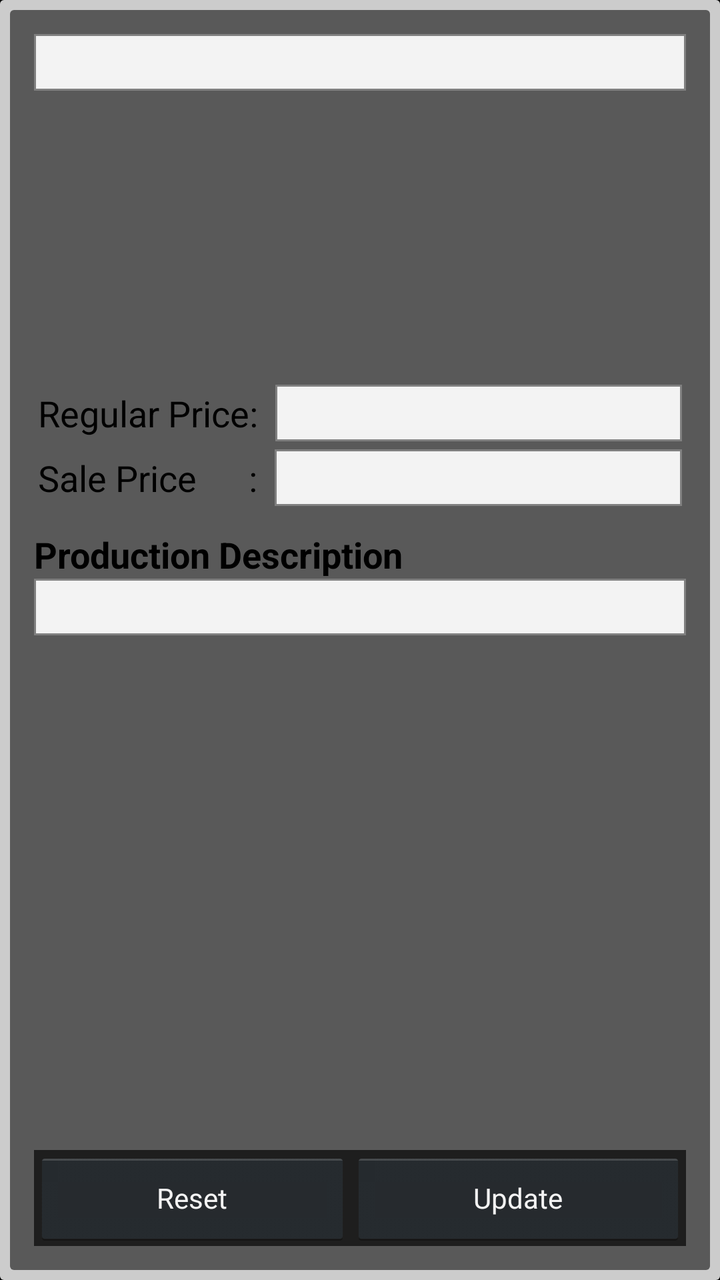
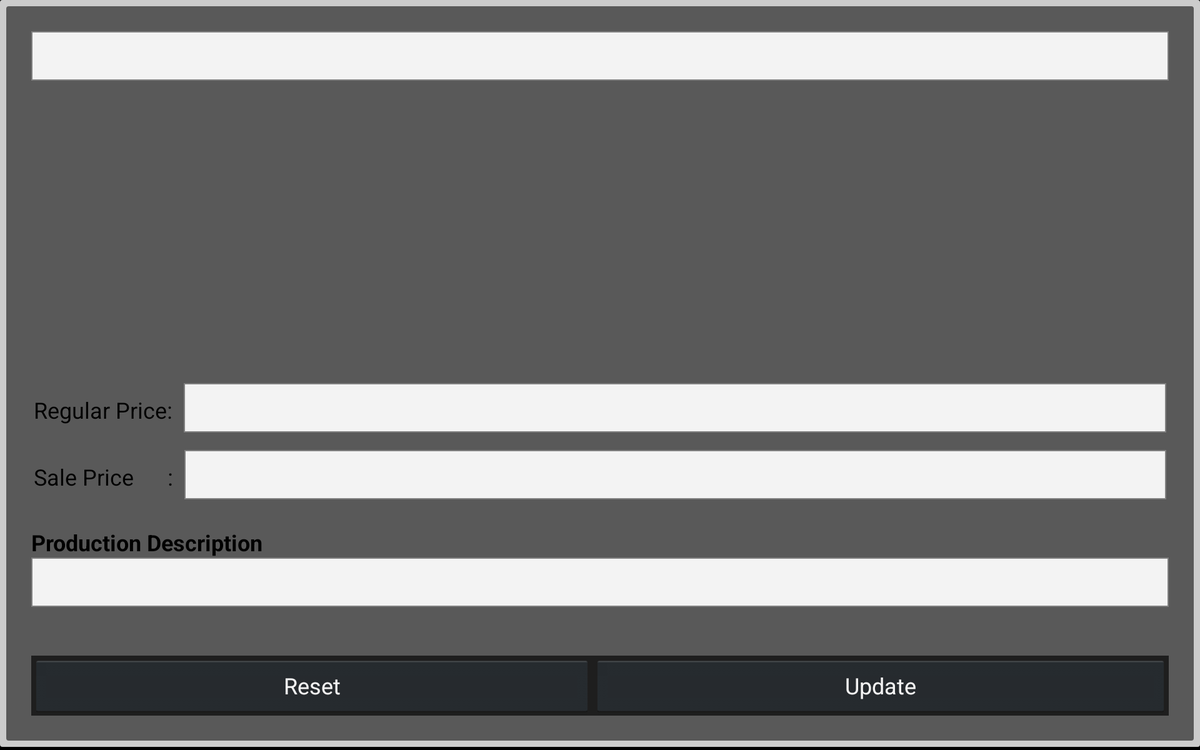

First picture: res/layout/ on a phone held upright. Second picture: the repository's own variant of that layout, on a device whose configuration matches the variant's folder. Source for both follows.
<!-- AndroidManifest.xml: application theme Theme.MyTheme -->
<!-- res/layout/product_update.xml -->
<?xml version="1.0" encoding="utf-8"?>
	<LinearLayout xmlns:android="http://schemas.android.com/apk/res/android"
	    android:layout_width="match_parent"
	    android:layout_height="match_parent"	      
	    android:orientation="vertical" 
	    android:paddingTop="5dp"
	    android:paddingBottom="5dp"
	    android:paddingLeft="5dp"
	    android:paddingRight="5dp"	   
	    android:background="@drawable/product_update_border"
	    >
	<LinearLayout 
	    android:layout_width="match_parent"
	    android:layout_height="match_parent"
	    android:orientation="vertical"
	    android:padding="5dp"	    
	    android:background="@drawable/product_update_border2"
	    >
	<LinearLayout 
	    android:layout_width="match_parent"
	    android:layout_height="match_parent"
	   	android:padding="7dp"
	    android:orientation="vertical"    
	    android:background="@drawable/product_update_border3"
	    >	    
	    
	  
	    <EditText
	        android:id="@+id/detail_product_name"
	        android:layout_width="match_parent"
	        android:layout_height="wrap_content"
	        android:paddingBottom="15dp"
	        android:maxLines="3"
	        android:padding="2dp"
	        android:textColor="@color/Blue" 
	        android:background="@drawable/input_border"
	        android:textAppearance="?android:attr/textAppearanceMedium" />
	    
 	    
	    <View
	        android:layout_width="fill_parent"
	        android:layout_height="10dp">
	    </View> 

	    <ImageView
	        android:id="@+id/detail_product_image"
	        android:layout_width="wrap_content"
	        android:layout_height="120dp"	 
	        android:layout_gravity="center"
	        android:scaleType="fitCenter"
	        android:adjustViewBounds="true"	        
	        />	    
	    
	    <View
	        android:layout_width="fill_parent"
	        android:layout_height="15dp">
	    </View>    
	    
		<LinearLayout 
		    android:layout_width="match_parent"
		    android:layout_height="wrap_content"
		    android:orientation="horizontal"
		    android:padding="2dp" 
		    >	
	    	<TextView
	    	    android:id="@+id/product_detail_regular_price_label"
	    	    android:layout_width="wrap_content"
	    	    android:layout_height="wrap_content"
	    	    android:gravity="center"
	    	    style="@style/label2" 
	    	    android:text="Regular Price:  "
	    	    />	        

	        <EditText
	            android:id="@+id/detail_product_regular_price"
	            style="@style/regularPriceStyle2"
	            android:layout_width="match_parent"
	            android:layout_height="wrap_content"
	            android:gravity="center"
	            android:background="@drawable/input_border"
	            android:inputType="numberDecimal"
	           	android:padding="2dp"
	            android:textColor="@color/Blue" />
		             
	    </LinearLayout>
	    
	    
		<LinearLayout 
		    android:layout_width="match_parent"
		    android:layout_height="wrap_content"
		    android:orientation="horizontal"
		    android:padding="2dp" 
		    >	
	    	<TextView
	    	    android:id="@+id/detail_product_sale_price_label"
	    	    android:layout_width="wrap_content"
	    	    android:layout_height="wrap_content"	  
	    	    android:gravity="left"
	    	    style="@style/label2" 
	    	    android:text="Sale Price      :  "
	    	    />	        

	        <EditText
	            android:id="@+id/product_detail_sale_price"
	            style="@style/salePriceStyle2"
	            android:layout_width="match_parent"
	            android:layout_height="wrap_content"
	            android:gravity="center"
	            android:background="@drawable/input_border"
	            android:inputType="numberDecimal"
          	    android:padding="2dp"
	            android:textColor="@color/Blue" />
		             
	    </LinearLayout>

	    <View
	        android:layout_width="fill_parent"
	        android:layout_height="10dp">
	    </View> 

	
	    <TextView
	        android:id="@+id/description_label"
	        android:layout_width="wrap_content"
	        android:layout_height="wrap_content"
	        android:text="@string/production_description"
	        style="@style/descriptionLabelStyle" 
	        android:textAppearance="?android:attr/textAppearanceMedium"
	        />
	
	    <EditText
	        android:id="@+id/detail_product_description"
	        android:layout_width="match_parent"
	        android:layout_height="wrap_content"
	        style="@style/descriptionStyle"
	        android:paddingBottom="20dp"
	        android:maxLines="6"
	       	android:padding="2dp"
	        android:background="@drawable/input_border"
	        />
	    
 <View style="@style/Divider"/>
	    
    
 <TextView 
       android:layout_width="fill_parent" 
       android:layout_height="wrap_content"
       android:layout_weight="1">
 </TextView>
	     
		 
		<LinearLayout 
		    android:layout_width="match_parent"
		    android:layout_height="wrap_content"
		    android:orientation="horizontal"
		    android:weightSum="2"
		    android:background="@color/ActionBarBackGroundColor"
		    >
	
	        <Button
	            android:id="@+id/btn_detail_product_cancel"
	            android:layout_width="wrap_content"
	            android:layout_height="wrap_content"
	            android:text="Reset"
	            style="?android:attr/buttonStyleSmall"
	            android:layout_weight="1" 
	
	            />
	
	        <Button
	            android:id="@+id/btn_detail_product_update"
	            android:layout_width="wrap_content"
	            android:layout_height="wrap_content"
	            android:text="@string/update"
	            style="?android:attr/buttonStyleSmall"
	            android:layout_weight="1" 	            
	            />	                            
	    </LinearLayout>		    
  	
	</LinearLayout>	
	</LinearLayout>
</LinearLayout>
<!-- resources referenced by this layout -->
<resources>
  <color name="ActionBarBackGroundColor">@color/Gray2</color>
  <color name="Blue">#0000FF</color>
  <!-- drawable input_border (drawable-hdpi) -->
  <shape xmlns:android="http://schemas.android.com/apk/res/android" 
      android:shape="rectangle">
     	<solid android:color="@color/background_holo_light" />
  	
  
  	<stroke android:width="1dip" android:color="@color/Gray"/>
  		<padding 
  	    android:left="5dp" 
  	    android:right="5dp" 
  	    android:top="5dp" 
  	    android:bottom="5dp"/>
  </shape>
  
  
  <!-- drawable product_update_border (drawable-hdpi) -->
  <?xml version="1.0" encoding="UTF-8"?>
  <shape xmlns:android="http://schemas.android.com/apk/res/android" 
      android:shape="rectangle">
  	<corners android:radius="2dp"/>
  	<padding 
  	    android:left="5dp" 
  	    android:right="5dp" 
  	    android:top="5dp" 
  	    android:bottom="5dp"/>
  	<solid android:color="#CCCCCC"/>
  </shape>
  
  
  
  <!-- drawable product_update_border2 (drawable-hdpi) -->
  <?xml version="1.0" encoding="UTF-8"?>
  <shape xmlns:android="http://schemas.android.com/apk/res/android" 
      android:shape="rectangle">
  	<corners android:radius="2dp"/>
  	<padding 
  	    android:left="5dp" 
  	    android:right="5dp" 
  	    android:top="5dp" 
  	    android:bottom="5dp"/>
  	<solid android:color="@color/Gray5"/>
  </shape>
  
  
  
  <string name="production_description">Production Description</string>
  <string name="update">Update</string>
  <style name="Divider">
  	    <item name="android:layout_width">match_parent</item>
  	    <item name="android:layout_height">10dp</item>
  	</style>
  <style name="descriptionLabelStyle">
           <item name="android:textColor">@color/Black</item>	  
  	     <item name="android:textAppearance">?android:attr/textAppearanceMedium</item>   
  	     <item name="android:textStyle">bold</item>  
      </style>
  <style name="descriptionStyle">
           <item name="android:textColor">@color/Blue</item>	  
  	     <item name="android:textAppearance">?android:attr/textAppearanceMedium</item>   
  	     
      </style>
  <style name="label2">
           <item name="android:textColor">@color/Black</item>	  
  	     <item name="android:textAppearance">?android:attr/textAppearanceMedium</item>     
      </style>
  <style name="regularPriceStyle2">
           <item name="android:textColor">@color/Black</item>	  
  	     <item name="android:textAppearance">?android:attr/textAppearanceMedium</item>     
      </style>
  <style name="salePriceStyle2">
           <item name="android:textColor">@color/Red</item>	  
  	     <item name="android:textAppearance">?android:attr/textAppearanceMedium</item>   
  	     
      </style>
  <style name="Theme.MyTheme" parent="@android:style/Theme.Holo" />
  <color name="Gray2">#1e1e1e</color>
  <color name="background_holo_light">#fff3f3f3</color>
  <color name="Gray">#808080</color>
  <color name="Gray5">#595959</color>
  <color name="Black">#000000</color>
  <color name="Red">#FF0000</color>
</resources>
<!-- res/layout-large-land/product_update.xml (the repository's variant of the layout above) -->
<!-- drawn on a 7-inch tablet turned sideways -->
<?xml version="1.0" encoding="utf-8"?>
<ScrollView xmlns:android="http://schemas.android.com/apk/res/android"
    android:layout_width="match_parent"
    android:layout_height="match_parent" >

 
<LinearLayout  
    android:layout_width="match_parent"
    android:layout_height="match_parent"	      
    android:orientation="vertical" 
    android:padding="5dp"   
    android:background="@drawable/product_update_border"
    >
	  

	<LinearLayout 
	    android:layout_width="match_parent"
	    android:layout_height="match_parent"
	    android:orientation="vertical"
	    android:padding="5dp"	    
	    android:background="@drawable/product_update_border2"
	    >
	<LinearLayout 
	    android:layout_width="match_parent"
	    android:layout_height="match_parent"
	   	android:padding="15dp"
	    android:orientation="vertical"    
	    android:background="@drawable/product_update_border3"
	    >	    
	    <EditText
	        android:id="@+id/detail_product_name"
	        android:layout_width="match_parent"
	        android:layout_height="wrap_content"
	        android:background="@drawable/input_border"
	        android:maxLines="4"
	        android:gravity="top"
	        android:padding="5dp"
	        android:textAppearance="?android:attr/textAppearanceLarge"
	        android:textColor="@color/Blue" />
	    
 <View style="@style/DividerX"/> 

	    <ImageView
	        android:id="@+id/detail_product_image"
	        android:layout_width="wrap_content"
	        android:layout_height="200dp"	 
	        android:layout_gravity="center"
	        android:scaleType="fitCenter"
	        android:adjustViewBounds="true"	        
	        />	    
	    
 <View style="@style/DividerX"/> 
 
		<LinearLayout 
		    android:layout_width="match_parent"
		    android:layout_height="wrap_content"
		    android:orientation="horizontal"
		    android:padding="2dp" 
		    >	
	    	<TextView
	    	    android:id="@+id/product_detail_regular_price_label"
	    	    android:layout_width="wrap_content"
	    	    android:layout_height="wrap_content"
	    	    android:gravity="right"
	    	    style="@style/label2" 
	    	    android:text="Regular Price:  "
	    	    />	        

	        <EditText
	            android:id="@+id/detail_product_regular_price"
	            style="@style/regularPriceStyleL"
	            android:layout_width="match_parent"
	            android:layout_height="wrap_content"
	            android:gravity="center"
	            android:background="@drawable/input_border"
	            android:inputType="numberDecimal"
	           	android:padding="5dp"
	            android:textColor="@color/Blue" />
		             
	    </LinearLayout>
	    
 <View style="@style/Divider"/>
  	    
		<LinearLayout 
		    android:layout_width="match_parent"
		    android:layout_height="wrap_content"
		    android:orientation="horizontal"
		    android:padding="2dp" 
		    >	
	    	<TextView
	    	    android:id="@+id/detail_product_sale_price_label"
	    	    android:layout_width="wrap_content"
	    	    android:layout_height="wrap_content"	  
	    	    android:gravity="left"
	    	    style="@style/label2" 
	    	    android:text="Sale Price      :  "
	    	    />	        

	        <EditText
	            android:id="@+id/product_detail_sale_price"
	            style="@style/salePriceStyleL"
	            android:layout_width="match_parent"
	            android:layout_height="wrap_content"
	            android:gravity="center"
	            android:background="@drawable/input_border"
	            android:inputType="numberDecimal"
          	    android:padding="5dp"
	            android:textColor="@color/Blue" />
		             
	    </LinearLayout>

<View style="@style/DividerX"/>		
 

	
	    <TextView
	        android:id="@+id/description_label"
	        android:layout_width="wrap_content"
	        android:layout_height="wrap_content"
	        android:text="@string/production_description"
	        style="@style/descriptionLabelStyle" 
	        />
	
	    <EditText
	        android:id="@+id/detail_product_description"
	        android:layout_width="match_parent"
	        android:layout_height="wrap_content"
	        android:background="@drawable/input_border"
	        style="@style/descriptionStyleL"
	        android:maxLines="10"
	       	android:padding="5dp"
	       	android:gravity="top"
	        />
	    
 <View style="@style/DividerX"/>
	    
    
 <TextView
     android:layout_width="fill_parent"
     android:layout_height="wrap_content"
     android:layout_weight="1" >

 </TextView>
	     
		 
		<LinearLayout 
		    android:layout_width="match_parent"
		    android:layout_height="wrap_content"
		    android:orientation="horizontal"
		    android:weightSum="2"
		    android:background="@color/ActionBarBackGroundColor"
		    >
	
	        <Button
	            android:id="@+id/btn_detail_product_cancel"
	            android:layout_width="wrap_content"
	            android:layout_height="wrap_content"
	            android:text="Reset"
	            android:layout_weight="1" 
	
	            />
	
	        <Button
	            android:id="@+id/btn_detail_product_update"
	            android:layout_width="wrap_content"
	            android:layout_height="wrap_content"
	            android:text="@string/update"
	            android:layout_weight="1" 	            
	            />	                            
	    </LinearLayout>	
	    	    
   	
	</LinearLayout>	 
	</LinearLayout>	 
</LinearLayout>



</ScrollView>
<!-- resources referenced by the variant -->
<!-- as a 7-inch tablet turned sideways resolves them -->
<resources>
  <color name="ActionBarBackGroundColor">@color/Gray2</color>
  <color name="Blue">#0000FF</color>
  <!-- drawable input_border (drawable-hdpi) -->
  <shape xmlns:android="http://schemas.android.com/apk/res/android" 
      android:shape="rectangle">
     	<solid android:color="@color/background_holo_light" />
  	
  
  	<stroke android:width="1dip" android:color="@color/Gray"/>
  		<padding 
  	    android:left="5dp" 
  	    android:right="5dp" 
  	    android:top="5dp" 
  	    android:bottom="5dp"/>
  </shape>
  
  
  <!-- drawable product_update_border (drawable-hdpi) -->
  <?xml version="1.0" encoding="UTF-8"?>
  <shape xmlns:android="http://schemas.android.com/apk/res/android" 
      android:shape="rectangle">
  	<corners android:radius="2dp"/>
  	<padding 
  	    android:left="5dp" 
  	    android:right="5dp" 
  	    android:top="5dp" 
  	    android:bottom="5dp"/>
  	<solid android:color="#CCCCCC"/>
  </shape>
  
  
  
  <!-- drawable product_update_border2 (drawable-hdpi) -->
  <?xml version="1.0" encoding="UTF-8"?>
  <shape xmlns:android="http://schemas.android.com/apk/res/android" 
      android:shape="rectangle">
  	<corners android:radius="2dp"/>
  	<padding 
  	    android:left="5dp" 
  	    android:right="5dp" 
  	    android:top="5dp" 
  	    android:bottom="5dp"/>
  	<solid android:color="@color/Gray5"/>
  </shape>
  
  
  
  <string name="production_description">Production Description</string>
  <string name="update">Update</string>
  <style name="Divider">
  	    <item name="android:layout_width">match_parent</item>
  	    <item name="android:layout_height">10dp</item>
  	</style>
  <style name="DividerX">
  	    <item name="android:layout_width">match_parent</item>
  	    <item name="android:layout_height">20dp</item>
  	</style>
  <style name="descriptionLabelStyle">
           <item name="android:textColor">@color/Black</item>	  
  	     <item name="android:textAppearance">?android:attr/textAppearanceMedium</item>   
  	     <item name="android:textStyle">bold</item>  
      </style>
  <style name="descriptionStyleL">
           <item name="android:textColor">@color/Blue</item>	  
  	     <item name="android:textAppearance">?android:attr/textAppearanceLarge</item> 
  	     <item name="android:background">@color/background_holo_light</item>  
  	     
      </style>
  <style name="label2">
           <item name="android:textColor">@color/Black</item>	  
  	     <item name="android:textAppearance">?android:attr/textAppearanceMedium</item>     
      </style>
  <style name="regularPriceStyleL">
           <item name="android:textColor">@color/Black</item>	  
  	     <item name="android:textAppearance">?android:attr/textAppearanceLarge</item>     
      </style>
  <style name="salePriceStyleL">
           <item name="android:textColor">@color/Blue</item>	  
  	     <item name="android:textAppearance">?android:attr/textAppearanceLarge</item>   
  	     
      </style>
  <style name="Theme.MyTheme" parent="@android:style/Theme.Holo" />
  <color name="Gray2">#1e1e1e</color>
  <color name="background_holo_light">#fff3f3f3</color>
  <color name="Gray">#808080</color>
  <color name="Gray5">#595959</color>
  <color name="Black">#000000</color>
</resources>
